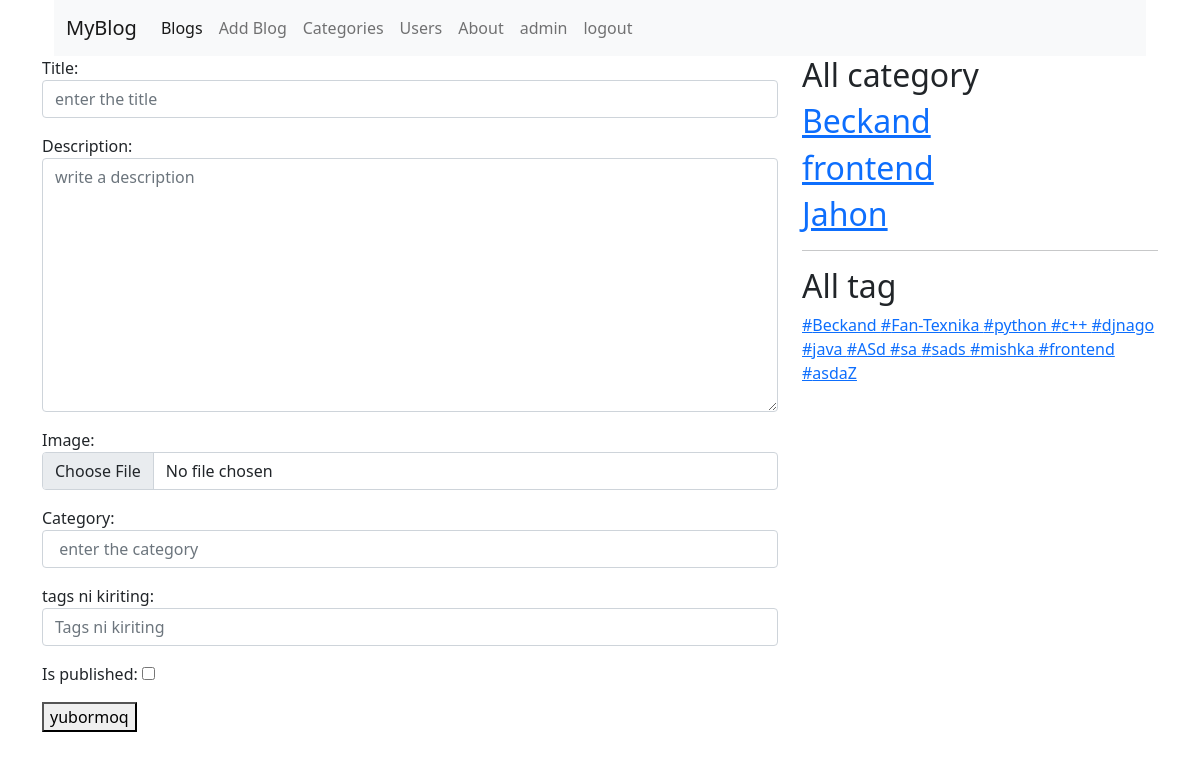
The app's page /create/ (signed in) with its own data.
### account/models.py (models this page shows, shortened)
class Account(AbstractUser):
    username = models.CharField(max_length=13, unique=True,
                                help_text=(
                                    "siz 50 ta belgidan iborat username tanlashingiz mumkin"
                                ),
                                error_messages={
                                    "unique": "Bunaqa user avval ro`yxatdan o`tgan."
                                },
                                )
    phone_number = models.CharField(max_length=13, null=True, blank=True,
                                    error_messages = {
                 'required':"Faqat raqam kiriting!!!"
                 })
    data_of_birth = models.DateField(null=True, blank=True)
    image = models.ImageField(upload_to='account')
    address = models.CharField(max_length=150, null=True, blank=True)
    USERNAME_FILED = "username"

### blog/models/category.py (models this page shows, shortened)
class Category(models.Model):
    name = models.CharField(max_length=50)
    slug = models.SlugField(max_length=50, unique=True)
    image = models.ImageField(upload_to='category/')
    description = models.TextField()
    user = models.ManyToManyField(Account, related_name='category')

### blog/models/tag.py (models this page shows, shortened)
class Tag(models.Model):
    name = models.CharField(max_length=50)
    slug = models.SlugField(max_length=50, unique=True)

### blog/views.py (the view, shortened to what this page needs)
# urls.py: path('create/', BlogCreate.as_view(), name='blog_create'),
class BlogCreate(LoginRequiredMixin, BaseView, View):
    login_url = reverse_lazy('login')
    def get(self, request):
        context = {}
        context['form'] = BlogForm
        context['categories'] = self.category()
        context['tags'] = self.tag()
        return render(request, 'blog/blog_create.html', context)

### blog/views.py (called while the page is built)
    def category(self):
        category_list = Category.objects.all()
        return category_list

    def tag(self):
        tag_list = Tag.objects.all()
        return tag_list

### templates/blog/blog_create.html (shortened to what this page needs)
{% extends 'base.html' %}
{% block content %}
<form method="post" enctype="multipart/form-data">
    {{form.as_p}}
    <button type="submit"> yubormoq</button>
{% endblock  %}

### templates/base.html (shortened to what this page needs)
<!DOCTYPE html>
<html lang="en">
<head>
    <link href="https://cdn.jsdelivr.net/npm/bootstrap@5.1.3/dist/css/bootstrap.min.css"
     rel="stylesheet">
</head>
<body>
    <div class="container">
        {% include 'header.html' %}
        <div class="row">
            <div class="col-lg-8">
                {% block content %}
                {% endblock %}
            </div>
            <div class="col-lg-4">
                <h2>All category</h2>
                {% for c in categories %}
               <a href="{% url 'category_blogs' c.slug %}"> <h2>{{c.name }}</h2> </a>
                {% endfor %}
                <hr>
                <h2>All tag</h2>
                {% for t in tags %}
                <a href="{% url 'tag_blogs' t.slug %}">#{{t.name }} </a>
                {% endfor %}
            </div>
        </div>
    </div>
</body>
</html>

### templates/header.html (shortened to what this page needs)
<div class="container">
  <nav class="navbar navbar-expand-lg navbar-light bg-light">
      <div class="container-fluid">
        <a class="navbar-brand" href="#">MyBlog</a>
        <div class="collapse navbar-collapse" id="navbarNav">
          <ul class="navbar-nav">
            <li class="nav-item">
              <a class="nav-link active" aria-current="page" href="{% url 'blog_list' %}">Blogs</a>
            </li>
            <li class="nav-item">
              <a class="nav-link" href="{% url 'blog_create' %}">Add Blog</a>
            </li>
            <li class="nav-item">
              <a class="nav-link" href="{% url 'category_list' %}">Categories</a>
            </li>
            <li class="nav-item">
              <a class="nav-link" href="{% url 'user_list' %}">Users</a>
            </li>
            <li class="nav-item">
              <a class="nav-link" href="{% url 'about_list' %}">About</a>
            </li>
              {% if user.is_authenticated %}
            <li class="nav-item">
              <a href="{% url 'profile' %}" class="nav-link ">{{user.username }}</a>
            </li>
            <li class="nav-item">
              <a href="{% url 'logout' %}" class="nav-link" >logout</a>
            </li>
            {% endif %}
          </ul>
        </div>
      </div>
    </nav>
  </div>

### records on screen
Account: username "admin"
Category: name "Beckand"
Category: name "frontend"
Category: name "Jahon"
Tag: name "Beckand"
Tag: name "Fan-Texnika"
Tag: name "python"
Tag: name "c++"
Tag: name "djnago"
Tag: name "java"
Tag: name "ASd"
Tag: name "sa"
Tag: name "sads"
Tag: name "mishka"
Tag: name "frontend"
Tag: name "asdaZ"
